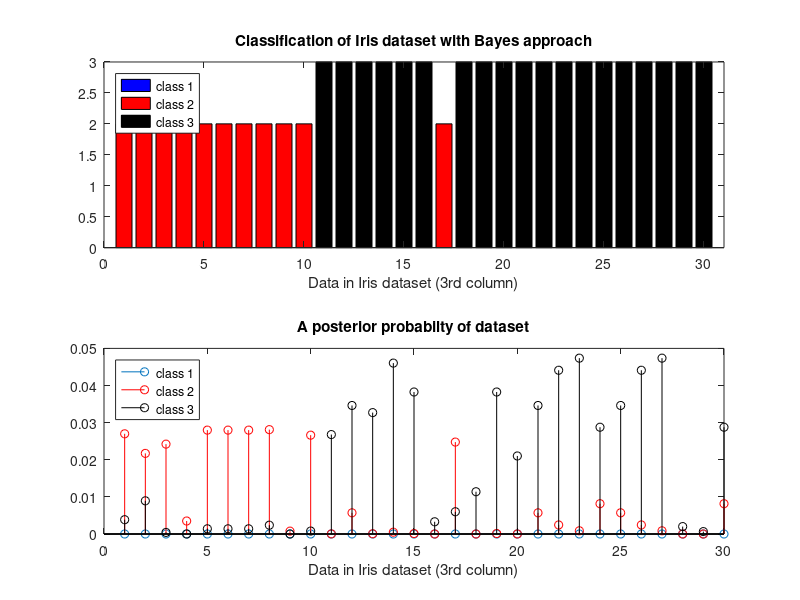

The MATLAB script that drew this image:
clc
clear 
close all
load fisheriris;
x=meas(1:150,3);               %% Data in 3rd coloumn
%%%%%%%%%%%%%%%%%%%%%%%%
mu_set1=mean(meas(1:50,3));              %% mean of Setosa (Petal length)
sig_2_set1=var(meas(1:50,3));           %% variance of Setosa (Petal length)
p_d_set1=sum(normpdf(meas(1:50,3),mu_set1,sqrt(sig_2_set1))); 
y_set1=normpdf(meas(91:120,3),mu_set1,sqrt(sig_2_set1));
P_set1=y_set1/p_d_set1;
%%%%%%%%%%%%%%%%%%%%%%%%%%%%%%5
%%%%%%%%%%%%%%%%%%%%%%%%%%%%%%
mu_set2=mean(meas(51:100,3));       %% mean of versicolor (Petal length)
sig_2_set2=var(meas(51:100,3));   %% variance of versicolor (Petal length)
p_d_set2=sum(normpdf(meas(51:100,3),mu_set2,sqrt(sig_2_set2)));
y_set2=normpdf(meas(91:120,3),mu_set2,sqrt(sig_2_set2));
P_set2=y_set2/p_d_set2;
%%%%%%%%%%%%%%%%%%%%%%%%%%%%%%%
%%%%%%%%%%%%%%%%%%%%%%%%%%%%%%%%
mu_set3=mean(meas(121:150,3));       %% mean of virginica (Petal length)
sig_2_set3=var(meas(121:150,3));     %% variance of virginica (Petal length)
p_d_set3=sum(normpdf(meas(121:150,3),mu_set3,sqrt(sig_2_set3)));
y_set3=normpdf(meas(91:120,3),mu_set3,sqrt(sig_2_set3));
P_set3=y_set3/p_d_set3;
for i=1:30
    if (P_set1(i,:) > P_set2(i,:) && P_set1(i,:) > P_set3(i,:))
        a(i,:)=1;
    else
        a(i,:)=0;
    end
    
      if (P_set2(i,:) > P_set1(i,:) && P_set2(i,:) > P_set3(i,:))
        b(i,:)=1;
    else
        b(i,:)=0;
    end
    
      if (P_set3(i,:) > P_set1(i,:) && P_set3(i,:) > P_set2(i,:))
        c(i,:)=1;
    else
        c(i,:)=0;
    end
    
end
subplot(211)
bar(a,'b');
hold on
bar(2*b,'r')
hold on 
bar(3*c,'k')
xlim([0 31]);
xlabel('Data in Iris dataset (3rd column)')
title('Classification of Iris dataset with Bayes approach')
legend('class 1','class 2','class 3','Location','NorthWest');
subplot(212)
stem(P_set1)
hold on
stem(P_set2,'r')
hold on
stem(P_set3,'k')
xlabel('Data in Iris dataset (3rd column)')
title('A posterior probabilty of dataset')
legend('class 1','class 2','class 3','Location','NorthWest');
